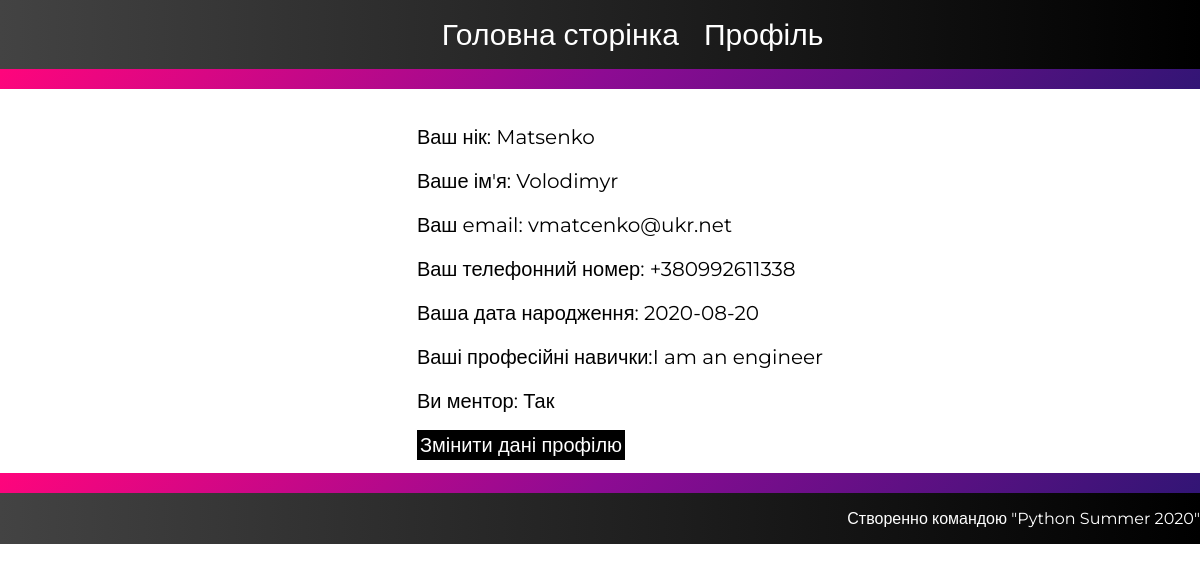
Page /profile (signed in) on the earlier database version.
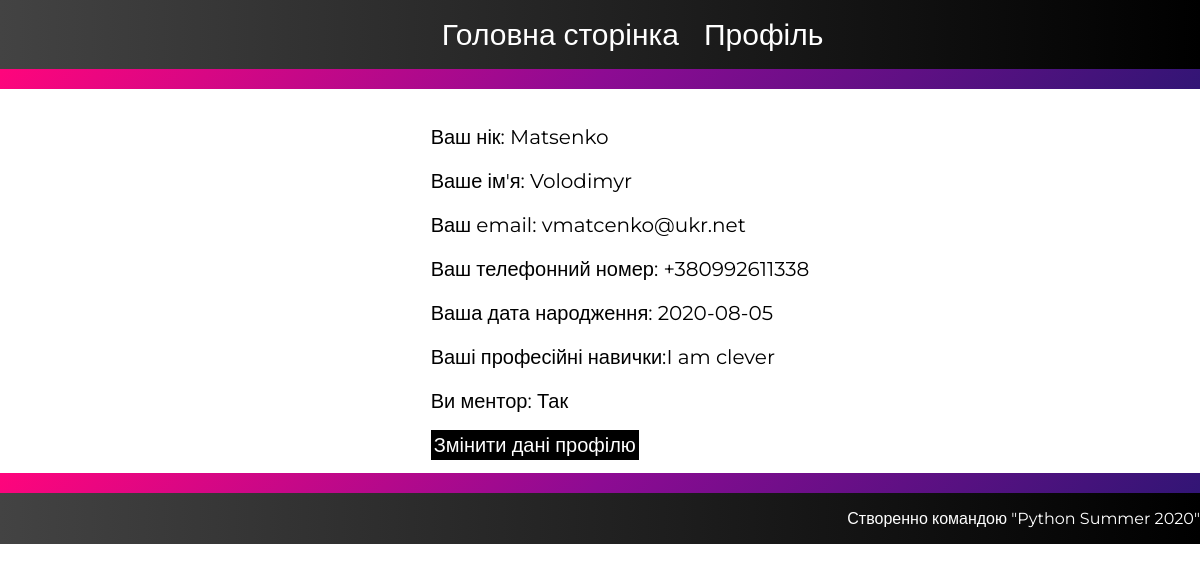
Same page on the later database version.
### tables this page shows
CREATE TABLE user_tab (
  id  INTEGER  PRIMARY KEY,  
  username TEXT UNIQUE NOT NULL,
  password TEXT NOT NULL,
  name TEXT  NOT NULL,
  email TEXT UNIQUE NOT NULL,
  telephone_number TEXT  NOT NULL ,
  birthday TEXT NOT NULL,
  prof_skills TEXT NOT NULL,
  isMentor BOOLEAN NOT NULL

);

### flaskr/main.py (the view)
@bp.route('/profile')
def profile():
    return render_template("profile.html")

### flaskr/auth.py (called while the page is built)
@bp.before_app_request
def load_logged_in_user():
    user_id = session.get('user_id')
    if user_id is None:
        g.user = None
    else:
        g.user = get_db().execute(
            'SELECT * FROM user_tab WHERE id = ?', (user_id,)
        ).fetchone()

### flaskr/db.py (called while the page is built)
def get_db():
    if 'db' not in g:
        g.db = sqlite3.connect(
            current_app.config['DATABASE'],
            detect_types=sqlite3.PARSE_DECLTYPES
        )
        g.db.row_factory = sqlite3.Row
    return g.db

### flaskr/templates/profile.html (shortened to what this page needs)
<!DOCTYPE html>
<html lang="en">
<head>
</head>
<body>
    <header>
        <ul>
            <li><a href="{{url_for('home')}}">Головна сторінка</a></li>
            <li><a href="">Профіль</a></li>
        </ul>
    </header>
    <div class="background">
    </div>
    {% if g.user %}
    <div class="data">
        <ul>
            <li>
                <p>Ваш нік: {{g.user['username']}}</p>
            </li>
            <li>
                <p>Ваше ім'я: {{g.user['name']}}</p>
            </li>
            <li>
                <p>Ваш email: {{g.user['email']}}</p>
            </li>
            <li>
                <p>Ваш телефонний номер: {{g.user['telephone_number']}}</p>
            </li>
            <li>
                <p>Ваша дата народження: {{g.user['birthday']}}</p>
            </li>
            <li>
                <p>Ваші професійні навички:{{g.user['prof_skills']}}</p>
            </li>
            <li>
                {%if g.user['isMentor']=="True"%}
                <p>Ви ментор: Так</p>
                {%endif%}
            </li>
            <li><a href="{{url_for('main.profile_change_data')}}">Змінити дані профілю</a></li>
        </ul>
    </div>
    <div class="background">
    </div>
    {% endif %}
    <footer>
        <p>Створенно командою "Python Summer 2020"</p>
    </footer>
</body>
</html>

### flaskr/templates/profile.html (style rules this page uses)
header { display: flex; justify-content: center; width: 100%; height: 100%; background-image: linear-gradient(to right, #434343 0%, black 100%); }
header ul li { font-size: 30px; color: white; }
header ul { display: flex; flex-direction: row; list-style: none; }
header ul li { padding-left: 25px; }
body { font-family: 'Montserrat', sans-serif; margin: 0; padding: 0; }
footer { display: flex; justify-content: flex-end; background-image: linear-gradient(to right, #434343 0%, black 100%); width: 100%; height: 100%; }
footer p { color: white; }
a { text-decoration: none; color: white; }
.background { background-image: linear-gradient(-225deg, #FF057C 0%, #8D0B93 50%, #321575 100%); width: 100%; height: 20px; }
.data { display: flex; justify-content: center; }
.data ul { list-style: none; }
.data ul p { font-size: 20px; }
.data ul li a { text-decoration: none; color: white; font-size: 20px; border: 3px solid black; background-color: black; height:30px; }

Differences in the rows shown:
changed user_tab "Matsenko": user.birthday "2020-08-20" → "2020-08-05"; user.prof_skills "I am an engineer" → "I am clever"
